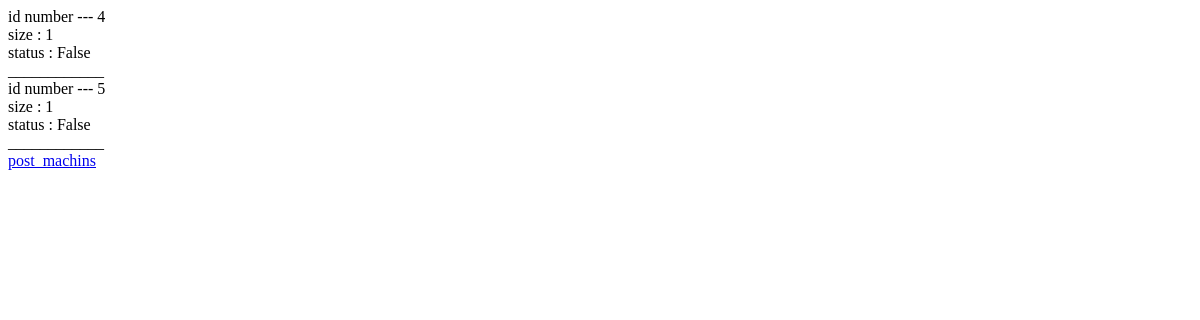
The page /post_machines/2/ on the database as committed earlier.
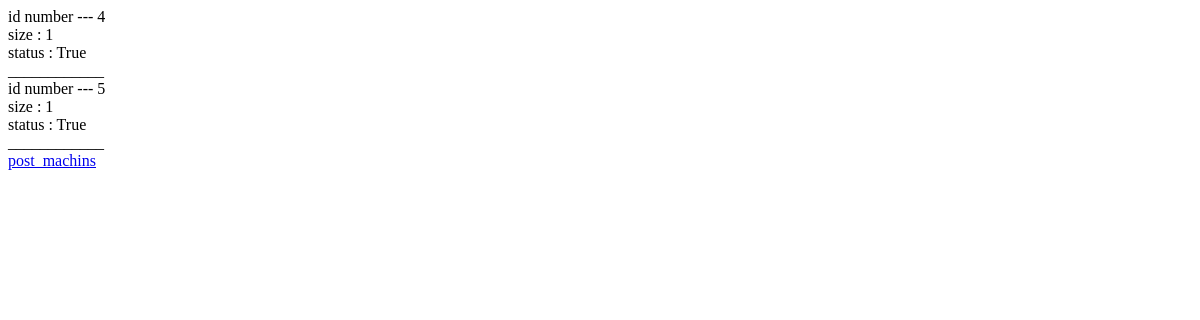
The same page on the database as committed later.
### post_machin/models.py (models this page shows)
class Locker(models.Model):
    size = models.ImageField()
    post_machin = models.ForeignKey(PostMachin, on_delete=models.CASCADE)
    status = models.BooleanField(default=False)

### post_machin/views.py (the view)
# urls.py: path('<post_machin_id>/', post_machin.views.one_post_machin_view),
def one_post_machin_view(request, post_machin_id):
    one_post_machin = models.PostMachin.objects.get(id=post_machin_id)
    post_machin_lockes = models.Locker.objects.filter(post_machin =one_post_machin)
    return render(request, 'one_post_machin.html', context={'post_machin_lockes': post_machin_lockes})

### templates/one_post_machin.html (shortened to what this page needs)
<!DOCTYPE html>
<html lang="en">
<head>
</head>
<body>
{% for post_machin_lock in post_machin_lockes %}
    id number --- {{ post_machin_lock.pk }} <br>
    size : {{ post_machin_lock.size }} <br>
    status : {{ post_machin_lock.status }} <br>
    ____________
    <br>
{% endfor %}
<a href="/post_machines/">post_machins</a>
</body>
</html>

Rows that differ between the two databases and show on the page:
changed Locker id 4: status "False" → "True"
changed Locker id 5: status "False" → "True"
